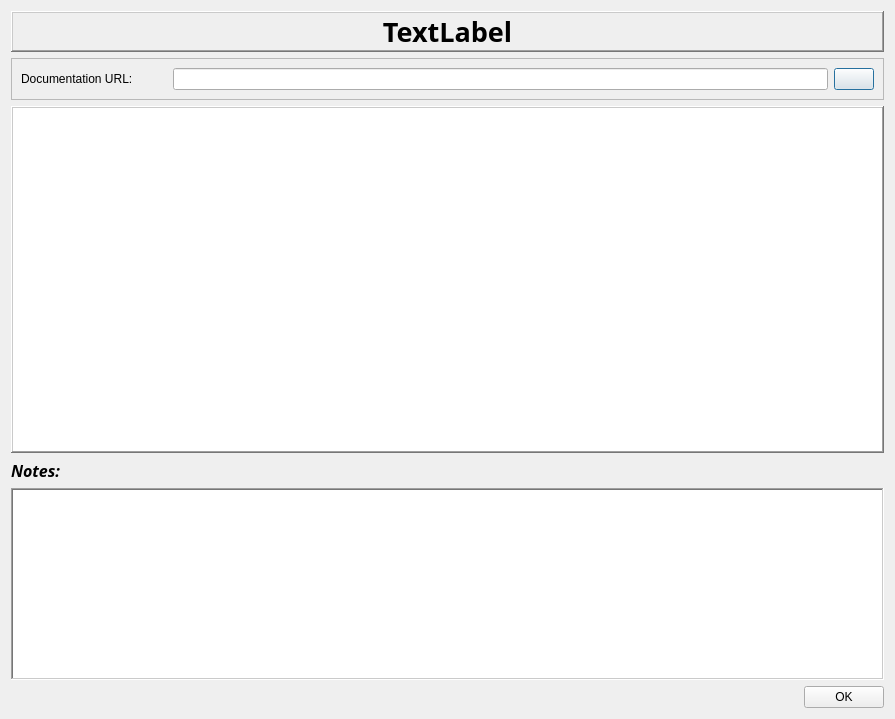
<?xml version="1.0" encoding="UTF-8"?>
<ui version="4.0">
 <class>widget_info_Dialog</class>
 <widget class="QDialog" name="widget_info_Dialog">
  <property name="geometry">
   <rect>
    <x>0</x>
    <y>0</y>
    <width>895</width>
    <height>719</height>
   </rect>
  </property>
  <property name="minimumSize">
   <size>
    <width>662</width>
    <height>500</height>
   </size>
  </property>
  <property name="windowTitle">
   <string>Dialog</string>
  </property>
  <layout class="QGridLayout" name="gridLayout">
   <item row="4" column="0">
    <widget class="QLabel" name="notes_label">
     <property name="sizePolicy">
      <sizepolicy hsizetype="Minimum" vsizetype="Minimum">
       <horstretch>0</horstretch>
       <verstretch>0</verstretch>
      </sizepolicy>
     </property>
     <property name="minimumSize">
      <size>
       <width>50</width>
       <height>21</height>
      </size>
     </property>
     <property name="font">
      <font>
       <family>Fira Code Retina</family>
       <pointsize>12</pointsize>
       <weight>75</weight>
       <italic>true</italic>
       <bold>true</bold>
      </font>
     </property>
     <property name="text">
      <string>Notes:</string>
     </property>
    </widget>
   </item>
   <item row="6" column="2">
    <widget class="QDialogButtonBox" name="widget_info_buttonBox">
     <property name="orientation">
      <enum>Qt::Horizontal</enum>
     </property>
     <property name="standardButtons">
      <set>QDialogButtonBox::Ok</set>
     </property>
    </widget>
   </item>
   <item row="0" column="0" colspan="3">
    <widget class="QLabel" name="widget_name_label">
     <property name="font">
      <font>
       <family>Fira Code Retina</family>
       <pointsize>20</pointsize>
       <weight>75</weight>
       <bold>true</bold>
      </font>
     </property>
     <property name="frameShape">
      <enum>QFrame::WinPanel</enum>
     </property>
     <property name="frameShadow">
      <enum>QFrame::Raised</enum>
     </property>
     <property name="lineWidth">
      <number>2</number>
     </property>
     <property name="midLineWidth">
      <number>1</number>
     </property>
     <property name="text">
      <string>TextLabel</string>
     </property>
     <property name="alignment">
      <set>Qt::AlignCenter</set>
     </property>
    </widget>
   </item>
   <item row="5" column="0" colspan="3">
    <widget class="QTextEdit" name="notes_textEdit">
     <property name="sizePolicy">
      <sizepolicy hsizetype="MinimumExpanding" vsizetype="Fixed">
       <horstretch>0</horstretch>
       <verstretch>0</verstretch>
      </sizepolicy>
     </property>
     <property name="frameShape">
      <enum>QFrame::WinPanel</enum>
     </property>
    </widget>
   </item>
   <item row="1" column="0" colspan="3">
    <widget class="QFrame" name="frame">
     <property name="frameShape">
      <enum>QFrame::StyledPanel</enum>
     </property>
     <property name="frameShadow">
      <enum>QFrame::Raised</enum>
     </property>
     <layout class="QGridLayout" name="gridLayout_2">
      <item row="0" column="0">
       <widget class="QLabel" name="doc_url_label">
        <property name="minimumSize">
         <size>
          <width>146</width>
          <height>0</height>
         </size>
        </property>
        <property name="text">
         <string>Documentation URL:</string>
        </property>
       </widget>
      </item>
      <item row="0" column="1">
       <widget class="QLineEdit" name="doc_url_lineEdit"/>
      </item>
      <item row="0" column="2">
       <widget class="QPushButton" name="open_site_pushButton">
        <property name="text">
         <string/>
        </property>
        <property name="icon">
         <iconset resource="pyqt_sorter_ressources.qrc">
          <normaloff>:/icons/ressources/icons/get_info.ico</normaloff>:/icons/ressources/icons/get_info.ico</iconset>
        </property>
        <property name="iconSize">
         <size>
          <width>25</width>
          <height>25</height>
         </size>
        </property>
        <property name="checkable">
         <bool>false</bool>
        </property>
        <property name="autoDefault">
         <bool>true</bool>
        </property>
        <property name="default">
         <bool>true</bool>
        </property>
        <property name="flat">
         <bool>false</bool>
        </property>
       </widget>
      </item>
     </layout>
    </widget>
   </item>
   <item row="2" column="0" colspan="3">
    <widget class="QTextBrowser" name="description_textBrowser">
     <property name="sizePolicy">
      <sizepolicy hsizetype="Expanding" vsizetype="Expanding">
       <horstretch>0</horstretch>
       <verstretch>0</verstretch>
      </sizepolicy>
     </property>
     <property name="minimumSize">
      <size>
       <width>0</width>
       <height>0</height>
      </size>
     </property>
     <property name="layoutDirection">
      <enum>Qt::LeftToRight</enum>
     </property>
     <property name="autoFillBackground">
      <bool>true</bool>
     </property>
     <property name="frameShape">
      <enum>QFrame::WinPanel</enum>
     </property>
     <property name="frameShadow">
      <enum>QFrame::Raised</enum>
     </property>
     <property name="lineWidth">
      <number>10</number>
     </property>
     <property name="autoFormatting">
      <set>QTextEdit::AutoAll</set>
     </property>
     <property name="lineWrapColumnOrWidth">
      <number>0</number>
     </property>
     <property name="readOnly">
      <bool>true</bool>
     </property>
     <property name="html">
      <string>&lt;!DOCTYPE HTML PUBLIC &quot;-//W3C//DTD HTML 4.0//EN&quot; &quot;http://www.w3.org/TR/REC-html40/strict.dtd&quot;&gt;
&lt;html&gt;&lt;head&gt;&lt;meta name=&quot;qrichtext&quot; content=&quot;1&quot; /&gt;&lt;style type=&quot;text/css&quot;&gt;
p, li { white-space: pre-wrap; }
&lt;/style&gt;&lt;/head&gt;&lt;body style=&quot; font-family:'Fira Code Retina'; font-size:10pt; font-weight:400; font-style:normal;&quot;&gt;
&lt;p style=&quot;-qt-paragraph-type:empty; margin-top:0px; margin-bottom:0px; margin-left:0px; margin-right:0px; -qt-block-indent:0; text-indent:0px;&quot;&gt;&lt;br /&gt;&lt;/p&gt;&lt;/body&gt;&lt;/html&gt;</string>
     </property>
     <property name="textInteractionFlags">
      <set>Qt::TextSelectableByMouse</set>
     </property>
    </widget>
   </item>
  </layout>
 </widget>
 <resources>
  <include location="pyqt_sorter_ressources.qrc"/>
 </resources>
 <connections>
  <connection>
   <sender>widget_info_buttonBox</sender>
   <signal>accepted()</signal>
   <receiver>widget_info_Dialog</receiver>
   <slot>accept()</slot>
   <hints>
    <hint type="sourcelabel">
     <x>248</x>
     <y>254</y>
    </hint>
    <hint type="destinationlabel">
     <x>157</x>
     <y>274</y>
    </hint>
   </hints>
  </connection>
  <connection>
   <sender>widget_info_buttonBox</sender>
   <signal>rejected()</signal>
   <receiver>widget_info_Dialog</receiver>
   <slot>reject()</slot>
   <hints>
    <hint type="sourcelabel">
     <x>316</x>
     <y>260</y>
    </hint>
    <hint type="destinationlabel">
     <x>286</x>
     <y>274</y>
    </hint>
   </hints>
  </connection>
 </connections>
</ui>
